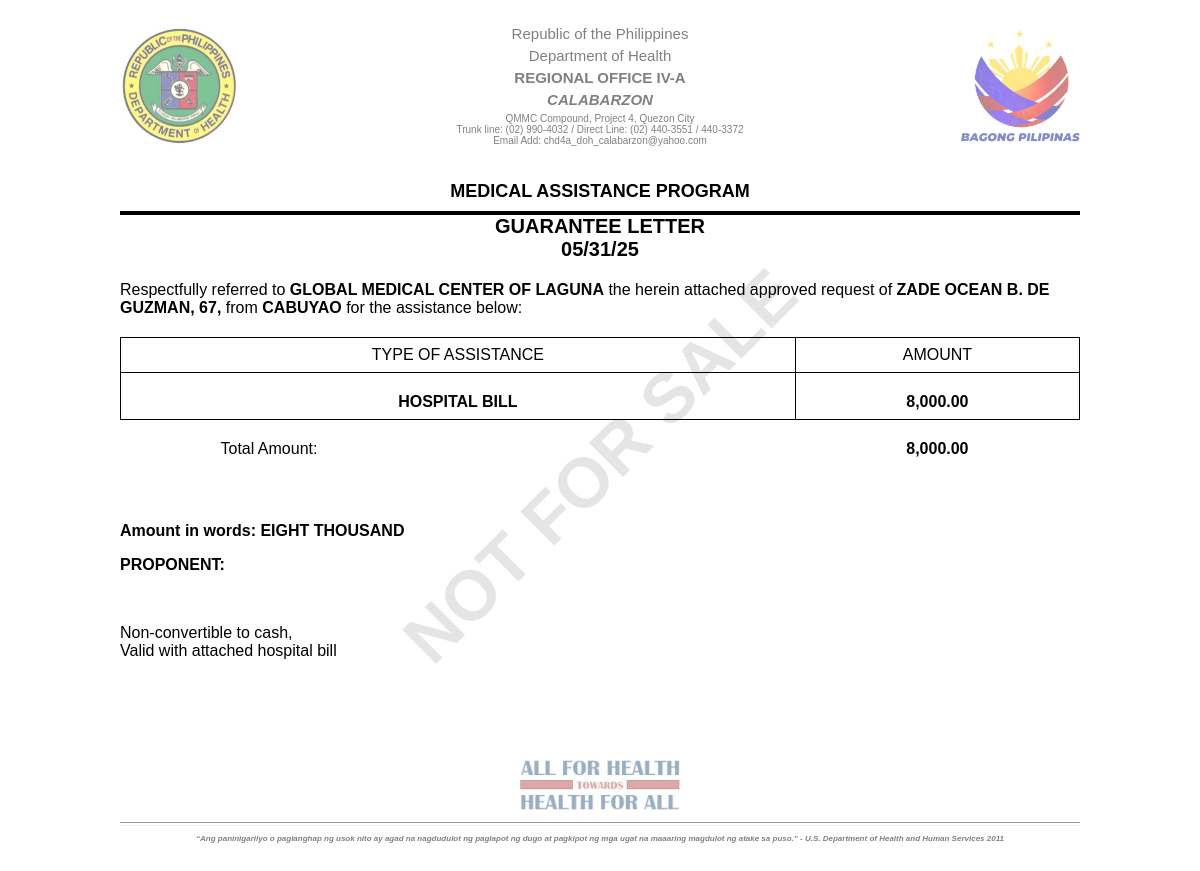
The page /users/guarantee_letter.php?rid=38 on the database its author committed.
### tables this page shows
CREATE TABLE `request_tbl` (
  `r_id` int(11) NOT NULL,
  `r_date_requested` datetime NOT NULL DEFAULT current_timestamp(),
  `code` varchar(255) DEFAULT NULL,
  `r_name` varchar(255) NOT NULL,
  `name_of_patient` varchar(255) DEFAULT NULL,
  `r_phone` varchar(50) NOT NULL,
  `age` int(2) DEFAULT NULL,
  `r_brgy` varchar(255) NOT NULL,
  `r_municipality` varchar(255) NOT NULL,
  `hospital` mediumtext DEFAULT NULL,
  `diagnosis` text DEFAULT NULL,
  `type_of_assistance` varchar(255) DEFAULT NULL,
  `amount_being_request` int(20) DEFAULT NULL,
  `amount_being_request_in_words` text DEFAULT NULL,
  `remarks` varchar(255) DEFAULT NULL COMMENT 'walk-in, c/o',
  `used_gl` date DEFAULT NULL,
  `paid` varchar(255) DEFAULT NULL,
  `proponent` varchar(255) DEFAULT NULL,
  `r_date_updated` datetime DEFAULT NULL,
  `r_status` varchar(255) NOT NULL COMMENT 'pending, approved, disapproved\r\n',
  `r_comment` text DEFAULT NULL
);

### users/guarantee_letter.php (the view, shortened to what this page needs)
<?php
    include "../connection.php";
    if ( isset( $_GET[ 'rid' ] ) ) {
        $id = $_GET[ 'rid' ];
        $date = date ( 'Y-m-d' );
        $checkQuery = mysqli_query ( $con, "SELECT used_gl FROM request_tbl WHERE r_id='$id'" );
        if ( $checkQuery ) {
            if ( empty( $row[ 'used_gl' ] ) ) {
                $update = mysqli_query ( $con, "UPDATE request_tbl SET used_gl='$date' WHERE r_id='$id'" );
                if ( $update ) {
                    $data = mysqli_query ( $con, "SELECT * FROM request_tbl WHERE r_id='$id'" );
                    if ( mysqli_num_rows ( $data ) > 0 ) {
                        $d = mysqli_fetch_assoc ( $data );
                    } else {
                        echo "No data found for the given ID.";
                    }
                } else {
                    echo "Error updating record: " . mysqli_error ( $con );
                }
            } else {
                echo "";
            }
        } else {
            echo "Error checking used_gl: " . mysqli_error ( $con );
        }
    }
?>
<!DOCTYPE html>
<html lang = "en">
<head>
</head>
<body onload="window.print()">
<div class = "header">
	<img src = "../assets/img/doh.jpg" alt = "Left Logo">
	<div class = "header-content">
		<p style="font-size: 15px">Republic of the Philippines</p>
		<p style="font-size: 15px">Department of Health</p>
		<p style="font-size: 15px"><strong>REGIONAL OFFICE IV-A</strong></p>
		<p style = "font-size: 15px;font-style: italic"><strong>CALABARZON</strong></p>
		<p style="font-size: 10px">QMMC Compound, Project 4, Quezon City <br>
		Trunk line: (02) 990-4032 / Direct Line: (02) 440-3551 / 440-3372 <br>
		Email Add: chd4a_doh_calabarzon@yahoo.com</p>
	</div>
	<img src = "../assets/img/bagongpilipinas.png" alt = "Right Logo">
</div>
<div class = "program-info">
	MEDICAL ASSISTANCE PROGRAM
	<hr style="border: 2px solid black">
</div>
<div class = "letter-header">
	<h1>GUARANTEE LETTER <br><strong><?=date('m/d/y')?></strong></h1>
</div>
<div class = "letter-body">
	<p>Respectfully referred to <b><?=strtoupper ($d['hospital'])?></b> the herein attached approved request of
		<strong><?=strtoupper ($d['name_of_patient'])?>,
	   <?=$d['age']?>,</strong> from <b><?=strtoupper ($d['r_municipality'])?> </b>for the assistance below:</p>
	<table class = "table">
		<tr>
			<td>TYPE OF ASSISTANCE</td>
			<td>AMOUNT</td>
		</tr>
		<tr>
			<td style="padding-top:20px;"><b><?=strtoupper ($d['type_of_assistance'])?></b></td>
			<td style = "padding-top:20px;"><b><?=number_format ($d['amount_being_request'],2)?></b></td>
		</tr>
		<tr >
			<td style="border:none;padding-top: 20px; text-align: left; padding-left: 100px;
			"> Total Amount: </td>
			<td style = "border:none;padding-top: 20px"><b><?= number_format ( $d[ 'amount_being_request' ], 2 ) ?></b></td>
		</tr>
	</table>
	<div class = "not-for-sale">
	</div>
	<p><strong>Amount in words: <?=strtoupper ($d['amount_being_request_in_words'])?></strong></p>
	<p><strong>PROPONENT: <br><?=strtoupper ($d['proponent'])?></strong></p>
	<p style="margin-top: 50px"> Non-convertible to cash,<br> Valid with attached hospital bill</p>
</div>
<div class = "footer">
	<img src = "../assets/img/allforhealth.jpg" alt = "Right Logo" style="width: auto;height:50px">
	<hr style="padding: 1px; border-left: transparent; border-right: transparent">
	<p class = "footer-text">
		“Ang paninigarilyo o paglanghap ng usok nito ay agad na nagdudulot ng paglapot ng dugo at
	                         pagkipot ng mga ugat na maaaring magdulot ng atake sa puso.” - U.S. Department of Health
	                         and Human Services 2011</p>
</div>
</body>
</html>

### users/guarantee_letter.php (style rules this page uses)
body { font-family: Arial, sans-serif; margin: 0 auto; padding: 20px; width: 80%; color: #000; }
.header { display: flex; justify-content: space-between; align-items: center; margin-bottom: 20px; color: grey; }
.header img { width: 120px; height: auto; opacity: 50%; }
.header-content { text-align: center; }
.header-content p { margin: 5px 0; }
.program-info { text-align: center; font-weight: bold; margin-top: 30px; margin-bottom: 20px; font-size: 18px; }
.letter-header { text-align: center; margin-bottom: 20px; }
.letter-header h1 { font-size: 20px; margin-bottom: 0; }
.letter-body { margin-top: 20px; }
.table { width: 100%; margin-top: 20px; border-collapse: collapse; }
.table th, .table td { border: 1px solid #000; padding: 8px; text-align: center; }
.not-for-sale { font-size: 70px; font-family: arial, sans-serif; text-align: center; margin-top: -40px; font-weight: bold; color: rgba(0, 0, 0, 0.1); transform: rotate(-45deg); }
.footer { text-align: center; margin-top: 100px; }
.footer img { opacity: 50%; }
.footer-text { font-size: 8px; font-style: italic; font-weight: bold; color: grey; }

### rows shown on the page
request_tbl: hospital "GLOBAL MEDICAL CENTER OF LAGUNA", name_of_patient "ZADE OCEAN B. DE GUZMAN", age "67", r_municipality "CABUYAO", type_of_assistance "HOSPITAL BILL", amount_being_request "8,000.00", amount_being_request_in_words "EIGHT THOUSAND"
